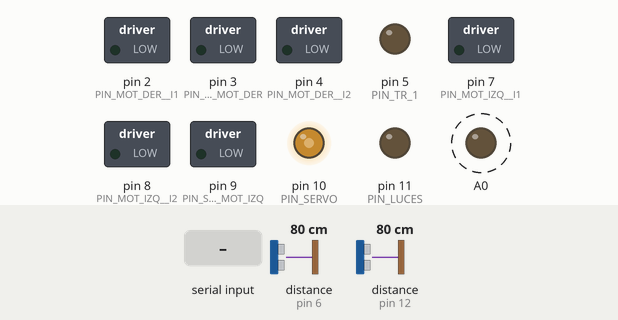
Recording of a sketch running on a simulated Arduino Uno, built with avr-gcc and run on an emulated ATmega328P. On the bench: switched loads named in the sketch (green lamp = pin HIGH), output pins drawn as LEDs (lit = HIGH). Wiring (inferred from the names in the program): ultrasonic range finder: trigger pin 13; echo pin 12. Dashed ring = blinking. Inputs (shaded band) come from the test bench; at power-on: distance to the obstacle (sensors on pin 6, pin 12) 80 cm. The echo pulse lasts 58.3 µs per cm; pins used as bus, display or sensor lines are not drawn.

Above: at 1.2 s.
1.3 s: byte 68 (CMD_DERECHA) received over Serial
At 2.05 s:
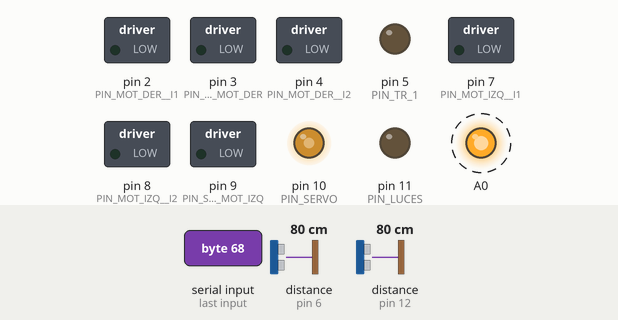
4.3 s: byte 65 (CMD_IZQUIERDA) received over Serial
At 6.05 s:
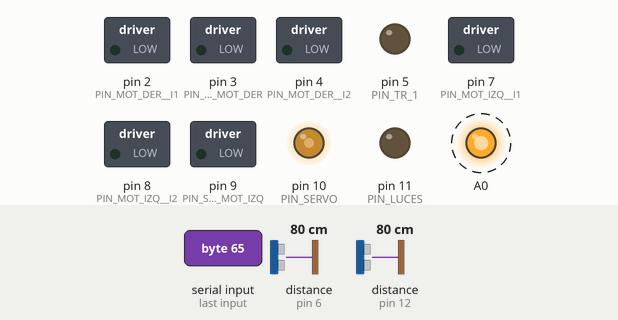
7.3 s: byte 87 (CMD_ARRIBA) received over Serial
At 9.0 s:
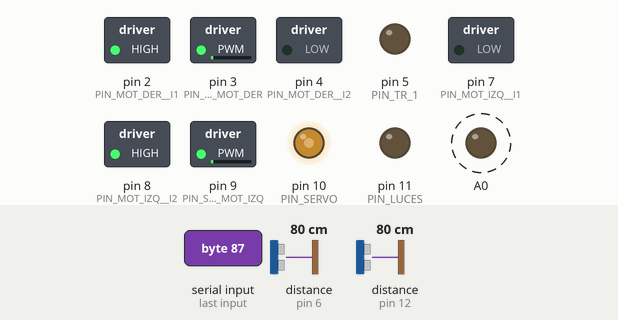
10.3 s: byte 83 (CMD_ABAJO) received over Serial
At 12.05 s:
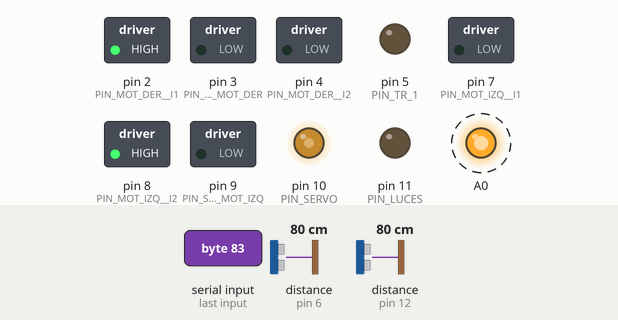
13.3 s: byte 67 (CMD_SUBE_CAMBIO) received over Serial
At 14.7 s:
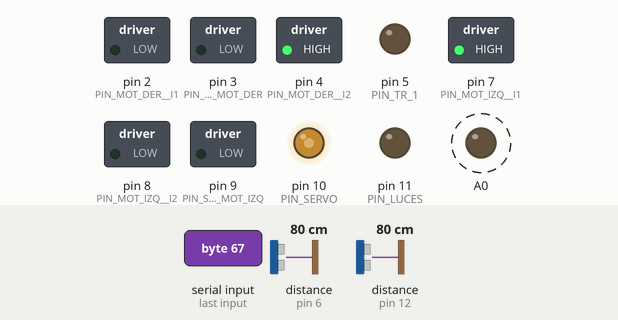
16.3 s: byte 76 (CMD_LUCES) received over Serial
At 17.5 s:
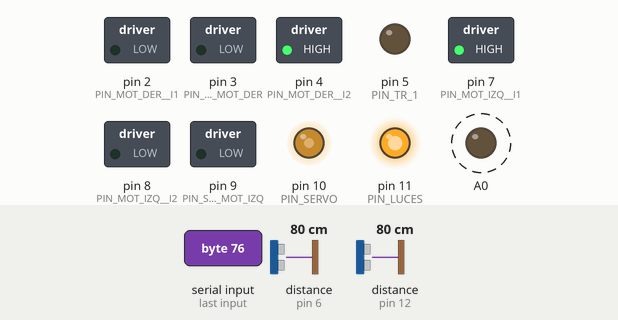
Timing chart, 0 to 20.3 s (numbered marks = the images above; inputs shaded):
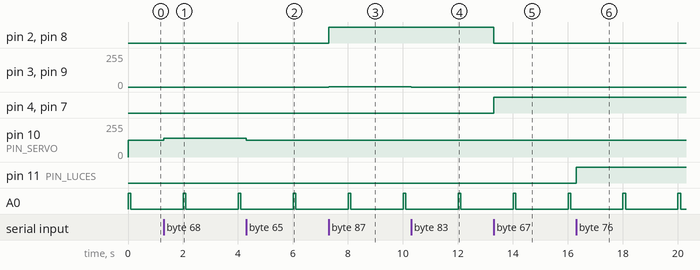

Measured:
- after the input at 1.3 s, pin 10 (PIN_SERVO): 127/255 → 141/255 at once
- after the input at 4.3 s, pin 10 (PIN_SERVO): 141/255 → 127/255 at once
- after the input at 7.3 s, pin 2 (PIN_MOT_DER__I1), pin 8 (PIN_MOT_IZQ__I2): LOW → HIGH at once; pin 3 (PIN_SPD_MOT_DER), pin 9 (PIN_SPD_MOT_IZQ): 0/255 → 1/255 at once
- after the input at 10.3 s, pin 3 (PIN_SPD_MOT_DER), pin 9 (PIN_SPD_MOT_IZQ): 1/255 → 0/255 at once
- after the input at 13.3 s, pin 2 (PIN_MOT_DER__I1), pin 8 (PIN_MOT_IZQ__I2): HIGH → LOW at once; pin 4 (PIN_MOT_DER__I2), pin 7 (PIN_MOT_IZQ__I1): LOW → HIGH at once
- after the input at 16.3 s, pin 11 (PIN_LUCES): LOW → HIGH at once
- by itself, A0: alternates HIGH for 0.10 s and LOW for 1.9 s

The sketch:

AUTITO_TERCERO.ino
```cpp
/*
 * Estudiantes:
 * - Joaquin Gregoire
 * - Jose Ignacio Vazquez
 *
 * Proyecto: Auto control Remoto
 * Caracteristicas:
 * - Control remoto con Bluetooth
 * - Control Anti-Choque con sensores Ultrasonicos
 * - Dirección con Servomotor
 * - Control de velocidades con Cambios
 * - Sistema de Luces
 * - LED_TEST para chequear Codigo no bloqueante
 */

#include "DistanceSensor.h"

#define PIN_RX               0

#define PIN_MOT_DER__I1      2
#define PIN_MOT_DER__I2      4
#define PIN_SPD_MOT_DER      3

#define PIN_MOT_IZQ__I1      7
#define PIN_MOT_IZQ__I2      8
#define PIN_SPD_MOT_IZQ      9

#define PIN_TR_1             5
#define PIN_EC_1             6

//Pines sensores Distancia
#define PIN_EC_2             12
#define PIN_TR_2             13

#define PIN_SERVO            10
#define PIN_LUCES            11


//LED_TEST
#define VELOCIDAD_LEDTEST   2000
#define TIEMPO_PRENDIDOTEST 100
#define CAMBIAR_LEDTEST(x)   digitalWrite(A0, x)
#define CONFIGURAR_LEDTEST  pinMode(A0, OUTPUT)


#define CONFIG_PIN_SERV pinMode(PIN_SERVO,OUTPUT)

#define CONFIG_MOT_DER pinMode(PIN_MOT_DER__I1,OUTPUT); pinMode(PIN_MOT_DER__I2,OUTPUT); pinMode(PIN_SPD_MOT_DER,OUTPUT)
#define CONFIG_MOT_IZQ pinMode(PIN_MOT_IZQ__I1,OUTPUT); pinMode(PIN_MOT_IZQ__I2,OUTPUT); pinMode(PIN_SPD_MOT_IZQ,OUTPUT)

#define CONFIG_PIN_LUZ  pinMode(PIN_LUCES,OUTPUT)

#define AVANZAR_MOT_IZQ(x,y) digitalWrite(PIN_MOT_IZQ__I1,x); digitalWrite(PIN_MOT_IZQ__I2,!x); analogWrite(PIN_SPD_MOT_IZQ,y)
#define AVANZAR_MOT_DER(x,y) digitalWrite(PIN_MOT_DER__I1,!x); digitalWrite(PIN_MOT_DER__I2,x); analogWrite(PIN_SPD_MOT_DER,y)


//Es la conbinación de los 2 define de arriba
#define AVANZAR(x,y)    digitalWrite(PIN_MOT_IZQ__I1,x); digitalWrite(PIN_MOT_IZQ__I2,!x); analogWrite(PIN_SPD_MOT_IZQ,y); digitalWrite(PIN_MOT_DER__I1,!x); digitalWrite(PIN_MOT_DER__I2,x); analogWrite(PIN_SPD_MOT_DER,y)

#define DOBLAR(x)       analogWrite(PIN_SERVO, map(x,0,180,0,255))

#define PRENDER_LUCES(x) digitalWrite(PIN_LUCES,x)

//Configuracion del control de choque
#define TIEMPO_CONTROL  100
#define DISTANCIA_SEGURIDAD 30 //Valor en centimetros de la distancia a la que empieza a frenar el auto

#define ANGULO_MAXIMO 115
#define ANGULO_MINIMO 63


//COMANDOS

#define CMD_IZQUIERDA   'A'
#define CMD_DERECHA     'D'
#define CMD_ARRIBA      'W'
#define CMD_ABAJO       'S'
#define CMD_FRENAR      'F'
#define CMD_SUBE_CAMBIO 'C'
#define CMD_BAJA_CAMBIO 'N'
#define CMD_LUCES       'L'


//Declaracion de sensores.
DistanceSensor sensorTracero(PIN_TR_2, PIN_EC_2);
DistanceSensor sensorDelantero(PIN_TR_1, PIN_EC_1);


//Variables globales.
int Cambio = 0;
int DireccionActual;
int AnguloServo = 90;
bool LucesPrendidas;

int velocidades[] = {0,84, 168, 255 };

void setup()
{
  Serial.begin(9600);
  CONFIG_MOT_DER;
  CONFIG_MOT_IZQ;


  CONFIG_PIN_LUZ;
  CONFIGURAR_LEDTEST;

  CONFIG_PIN_SERV;


  DOBLAR(AnguloServo);

  pinMode(LED_BUILTIN,OUTPUT);
  digitalWrite(LED_BUILTIN,LOW);

  LucesPrendidas = false;
  PRENDER_LUCES(LucesPrendidas);
}

void loop()
{
  ControlManual();
  Blink();
  ControlMovimiento();
}

void ControlMovimiento(){
  static unsigned int cambioAnt = Cambio;
  static unsigned int direAnt = DireccionActual;

  if(cambioAnt == Cambio && direAnt == DireccionActual) return;
  cambioAnt = Cambio;
  direAnt = DireccionActual;
  AVANZAR(velocidades[Cambio],DireccionActual);
}

void ControlManual()
{
  if(!CONTROL_DE_CHOQUES()) return;
  if(!Serial.available()) return;
  char comando = Serial.read();
  if( comando == ' ') return;
  EJECUTAR_COMANDO(comando);

}

void EJECUTAR_COMANDO(char comando)
{
  switch(comando)
  {
    case CMD_IZQUIERDA:
      if(AnguloServo < ANGULO_MINIMO) return;
      AnguloServo -= 10;
      DOBLAR(AnguloServo);
      break;
    case CMD_ABAJO:
      DireccionActual = 0;

      break;
    case CMD_DERECHA:
      if(AnguloServo > ANGULO_MAXIMO) return;
      AnguloServo += 10;
      DOBLAR(AnguloServo);
      break;
    case CMD_ARRIBA:
      DireccionActual = 1;

      break;
    case CMD_FRENAR:
      Cambio = 0;

      break;
    case CMD_SUBE_CAMBIO:
      if(Cambio < 3) Cambio++;

      break;
    case CMD_BAJA_CAMBIO:
      if(Cambio > 0) Cambio--;

      break;
    case CMD_LUCES:
      LucesPrendidas = !LucesPrendidas;
      PRENDER_LUCES(LucesPrendidas);
      break;
    default:
      break;
  }
}


bool CONTROL_DE_CHOQUES()
{
  static unsigned long tiempoAnterior = 0;

  if((millis() - tiempoAnterior) < TIEMPO_CONTROL) return true;
  tiempoAnterior = millis();

  return(ControlDistancia(DireccionActual ? sensorDelantero.getCM() : sensorTracero.getCM()));
}

bool ControlDistancia(int distancia)
{

  if(distancia <= 20 && Cambio > 0) Cambio = 0;

  if(distancia > 20 && distancia <= 30 && Cambio > 1) Cambio = 1;

  if(distancia > 30 && distancia <= 40 && Cambio > 2) Cambio = 2;

  return true;
}

void Blink(void)
{
  static bool estado=0;
  static unsigned long tpo_ini=0, tpo_espera;

  if(millis() - tpo_ini < tpo_espera) return;

  tpo_ini=millis();
  //encender o apagar el led
  estado=!estado;
  if(estado==true)
  {
    CAMBIAR_LEDTEST(HIGH);
    tpo_espera=TIEMPO_PRENDIDOTEST;
  }
  else
  {
    CAMBIAR_LEDTEST(LOW);
    tpo_espera=VELOCIDAD_LEDTEST - TIEMPO_PRENDIDOTEST;
  }
}
```

DistanceSensor.cpp
```cpp
/*
  DistanceSensor - HC-SR04 distance sensor library.
  Modified by Segilmez06, 22 April 2023.
  Made by Jørgen Larsen, 30 October 2019.
  Inspired by Martin Sosic, June 11, 2016.
*/

#include "Arduino.h"
#include "DistanceSensor.h"

DistanceSensor::DistanceSensor (int trigPin, int echoPin) {
    this->trigPin = trigPin;
    this->echoPin = echoPin;

    pinMode(trigPin, OUTPUT);
    pinMode(echoPin, INPUT);
}

double DistanceSensor::getCM() {
    // The speed of sound is approximately 343m/s at 19,307 degrees Celsius.
    return getCM(19.307);
}

double DistanceSensor::getCM(float temperature) {
    // Make sure trigPin is LOW
    digitalWrite(trigPin, LOW);
    delayMicroseconds(2);

    // Send the signal by activating trigPin for 10 microseconds.
    digitalWrite(trigPin, HIGH);
    delayMicroseconds(10);
    digitalWrite(trigPin, LOW);

    // Sensor sets echoPin HIGH for the duration of the pulse.
    unsigned long duration = pulseIn(echoPin, HIGH);

    // Calculate the distance in cm.
    // Approx ≈ (331.3 + 0.606 ⋅ ϑ) m/s
    double speed = 0.03313 + 0.0000606 * temperature; // Values is in cm/ms
    double distance = duration / 2.0 * speed;

    // If distance is out of range, return 400.
    if(distance > 400){
        return 400;
    }

    // If distance is 0, return 0.
    else if(distance == 0){
        return 0;
    }

    // Else return the distance.
    else {
        return distance;
    }
}
```

DistanceSensor.h
```cpp
/*
  DistanceSensor - HC-SR04 distance sensor library.
  Modified by Segilmez06, 22 April 2023.
  Made by Jørgen Larsen, 30 October 2019.
  Inspired by Martin Sosic, June 11, 2016.
*/

#ifndef DISTANCESENSOR_H
#define DISTANCESENSOR_H

#include "Arduino.h"

class DistanceSensor {
 public:
    /**
     * DistanceSensor constructor
     * @param trigPin Pin for triggering the ultrasonic signal (output).
     * @param echoPin Pin for receiving the ultrasonic signal (input).
     */
    DistanceSensor(int trigPin, int echoPin);

    /**
     * Measures the distance. Uses a standard temperature of 19.307 degrees Celsius (approximately 343m/s for sound).
     * @returns The distance to do object in cm. If distane is out of range, 400 is returned.
     */
    double getCM();

    /**
     * Measures the distance. Uses passed temperature.
     * @returns The distance to do object in cm. If distane is out of range, 400 is returned.
     * @param temperature Temperature as Celsius.
     */
    double getCM(float temp);
 private:
    int trigPin, echoPin;
};

#endif // DISTANCESENSOR_H
```
